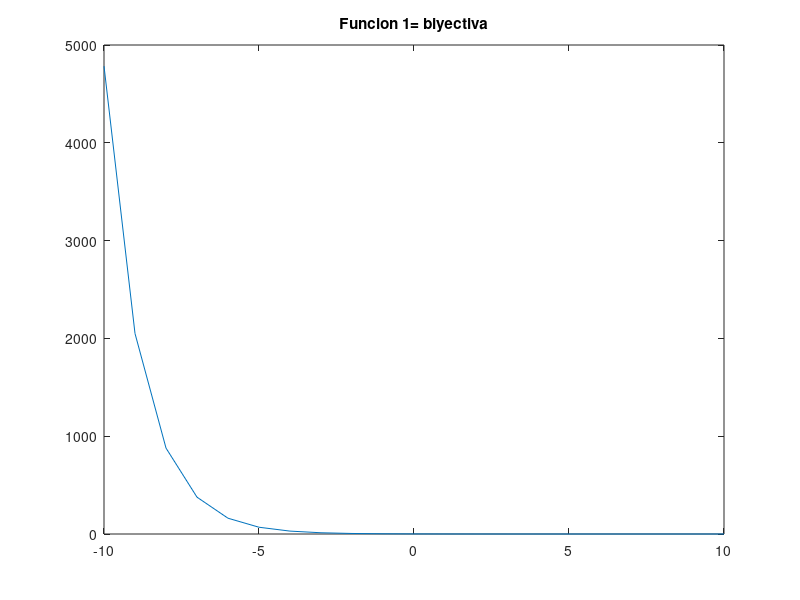

Recreate this plot in MATLAB.
% Script de Octave
% Titulo      :Funciones trascendentes
% Author      :Astrit Lariza Garcia Castillo
% Date        :20211123
% Version     :1
% Usage       :octave> cd /path/
% Notes       :Requiere aplicacion octave 


clear

x= -10:1:10;
 
fx= ((3./7).^(x));

plot(x, fx);

title(['Funcion 1= biyectiva']);
disp("Esta funcion es subrayectiva por que ningun elemento del codominio y sobra respecto al dominio");
disp("Esta funcion es inyectiva porque al trazar una rectar hacia el eje x, esta no corta mas de un punto la recta");
disp("Por lo tanto es biyectiva por que cumple con ambas clasificaciones");